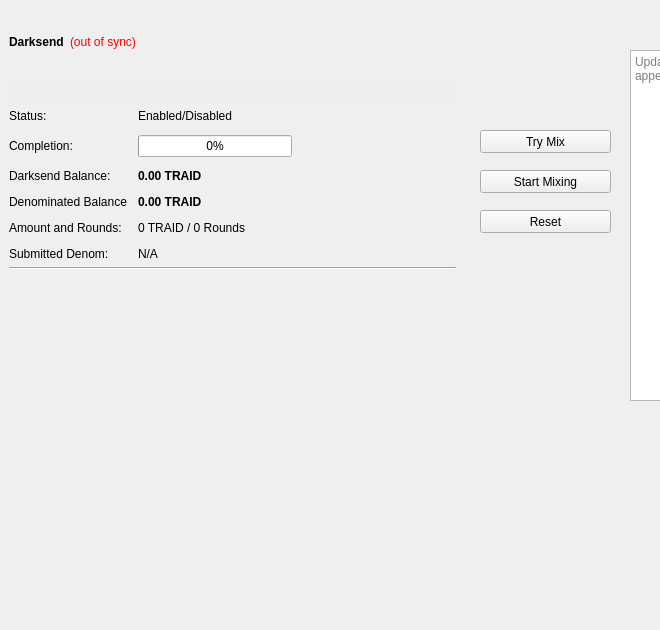
<?xml version="1.0" encoding="UTF-8"?>
<ui version="4.0">
 <class>DarksendPage</class>
 <widget class="QWidget" name="DarksendPage">
  <property name="geometry">
   <rect>
    <x>0</x>
    <y>0</y>
    <width>660</width>
    <height>630</height>
   </rect>
  </property>
  <property name="sizePolicy">
   <sizepolicy hsizetype="Minimum" vsizetype="Minimum">
    <horstretch>0</horstretch>
    <verstretch>0</verstretch>
   </sizepolicy>
  </property>
  <property name="minimumSize">
   <size>
    <width>660</width>
    <height>630</height>
   </size>
  </property>
  <property name="windowTitle">
   <string>Form</string>
  </property>
  <widget class="QFrame" name="frameDarksend">
   <property name="geometry">
    <rect>
     <x>0</x>
     <y>0</y>
     <width>465</width>
     <height>350</height>
    </rect>
   </property>
   <property name="sizePolicy">
    <sizepolicy hsizetype="Expanding" vsizetype="Expanding">
     <horstretch>0</horstretch>
     <verstretch>0</verstretch>
    </sizepolicy>
   </property>
   <property name="minimumSize">
    <size>
     <width>0</width>
     <height>350</height>
    </size>
   </property>
   <property name="layoutDirection">
    <enum>Qt::LeftToRight</enum>
   </property>
   <property name="frameShape">
    <enum>QFrame::NoFrame</enum>
   </property>
   <property name="frameShadow">
    <enum>QFrame::Raised</enum>
   </property>
   <layout class="QVBoxLayout" name="verticalLayout_5">
    <item>
     <layout class="QHBoxLayout" name="horizontalLayout_5">
      <item>
       <widget class="QLabel" name="label_2">
        <property name="font">
         <font>
          <weight>75</weight>
          <bold>true</bold>
         </font>
        </property>
        <property name="text">
         <string>Darksend</string>
        </property>
       </widget>
      </item>
      <item>
       <widget class="QLabel" name="labelDarksendSyncStatus">
        <property name="toolTip">
         <string>The displayed information may be out of date. Your wallet automatically synchronizes with the Traid network after a connection is established, but this process has not completed yet.</string>
        </property>
        <property name="styleSheet">
         <string notr="true">QLabel { color: red; }</string>
        </property>
        <property name="text">
         <string notr="true">(out of sync)</string>
        </property>
        <property name="alignment">
         <set>Qt::AlignLeading|Qt::AlignLeft|Qt::AlignVCenter</set>
        </property>
       </widget>
      </item>
      <item>
       <spacer name="horizontalSpacer_4">
        <property name="orientation">
         <enum>Qt::Horizontal</enum>
        </property>
        <property name="sizeHint" stdset="0">
         <size>
          <width>40</width>
          <height>20</height>
         </size>
        </property>
       </spacer>
      </item>
     </layout>
    </item>
    <item>
     <widget class="QPushButton" name="runAutoDenom">
      <property name="palette">
       <palette>
        <active>
         <colorrole role="WindowText">
          <brush brushstyle="SolidPattern">
           <color alpha="255">
            <red>0</red>
            <green>0</green>
            <blue>0</blue>
           </color>
          </brush>
         </colorrole>
         <colorrole role="Button">
          <brush brushstyle="SolidPattern">
           <color alpha="255">
            <red>239</red>
            <green>238</green>
            <blue>238</blue>
           </color>
          </brush>
         </colorrole>
         <colorrole role="Light">
          <brush brushstyle="SolidPattern">
           <color alpha="255">
            <red>255</red>
            <green>255</green>
            <blue>255</blue>
           </color>
          </brush>
         </colorrole>
         <colorrole role="Midlight">
          <brush brushstyle="SolidPattern">
           <color alpha="255">
            <red>247</red>
            <green>246</green>
            <blue>246</blue>
           </color>
          </brush>
         </colorrole>
         <colorrole role="Dark">
          <brush brushstyle="SolidPattern">
           <color alpha="255">
            <red>119</red>
            <green>119</green>
            <blue>119</blue>
           </color>
          </brush>
         </colorrole>
         <colorrole role="Mid">
          <brush brushstyle="SolidPattern">
           <color alpha="255">
            <red>159</red>
            <green>159</green>
            <blue>159</blue>
           </color>
          </brush>
         </colorrole>
         <colorrole role="Text">
          <brush brushstyle="SolidPattern">
           <color alpha="255">
            <red>0</red>
            <green>0</green>
            <blue>0</blue>
           </color>
          </brush>
         </colorrole>
         <colorrole role="BrightText">
          <brush brushstyle="SolidPattern">
           <color alpha="255">
            <red>255</red>
            <green>255</green>
            <blue>255</blue>
           </color>
          </brush>
         </colorrole>
         <colorrole role="ButtonText">
          <brush brushstyle="SolidPattern">
           <color alpha="255">
            <red>0</red>
            <green>0</green>
            <blue>0</blue>
           </color>
          </brush>
         </colorrole>
         <colorrole role="Base">
          <brush brushstyle="SolidPattern">
           <color alpha="255">
            <red>255</red>
            <green>255</green>
            <blue>255</blue>
           </color>
          </brush>
         </colorrole>
         <colorrole role="Window">
          <brush brushstyle="SolidPattern">
           <color alpha="255">
            <red>239</red>
            <green>238</green>
            <blue>238</blue>
           </color>
          </brush>
         </colorrole>
         <colorrole role="Shadow">
          <brush brushstyle="SolidPattern">
           <color alpha="255">
            <red>0</red>
            <green>0</green>
            <blue>0</blue>
           </color>
          </brush>
         </colorrole>
         <colorrole role="AlternateBase">
          <brush brushstyle="SolidPattern">
           <color alpha="255">
            <red>247</red>
            <green>246</green>
            <blue>246</blue>
           </color>
          </brush>
         </colorrole>
         <colorrole role="ToolTipBase">
          <brush brushstyle="SolidPattern">
           <color alpha="255">
            <red>255</red>
            <green>255</green>
            <blue>220</blue>
           </color>
          </brush>
         </colorrole>
         <colorrole role="ToolTipText">
          <brush brushstyle="SolidPattern">
           <color alpha="255">
            <red>0</red>
            <green>0</green>
            <blue>0</blue>
           </color>
          </brush>
         </colorrole>
        </active>
        <inactive>
         <colorrole role="WindowText">
          <brush brushstyle="SolidPattern">
           <color alpha="255">
            <red>0</red>
            <green>0</green>
            <blue>0</blue>
           </color>
          </brush>
         </colorrole>
         <colorrole role="Button">
          <brush brushstyle="SolidPattern">
           <color alpha="255">
            <red>239</red>
            <green>238</green>
            <blue>238</blue>
           </color>
          </brush>
         </colorrole>
         <colorrole role="Light">
          <brush brushstyle="SolidPattern">
           <color alpha="255">
            <red>255</red>
            <green>255</green>
            <blue>255</blue>
           </color>
          </brush>
         </colorrole>
         <colorrole role="Midlight">
          <brush brushstyle="SolidPattern">
           <color alpha="255">
            <red>247</red>
            <green>246</green>
            <blue>246</blue>
           </color>
          </brush>
         </colorrole>
         <colorrole role="Dark">
          <brush brushstyle="SolidPattern">
           <color alpha="255">
            <red>119</red>
            <green>119</green>
            <blue>119</blue>
           </color>
          </brush>
         </colorrole>
         <colorrole role="Mid">
          <brush brushstyle="SolidPattern">
           <color alpha="255">
            <red>159</red>
            <green>159</green>
            <blue>159</blue>
           </color>
          </brush>
         </colorrole>
         <colorrole role="Text">
          <brush brushstyle="SolidPattern">
           <color alpha="255">
            <red>0</red>
            <green>0</green>
            <blue>0</blue>
           </color>
          </brush>
         </colorrole>
         <colorrole role="BrightText">
          <brush brushstyle="SolidPattern">
           <color alpha="255">
            <red>255</red>
            <green>255</green>
            <blue>255</blue>
           </color>
          </brush>
         </colorrole>
         <colorrole role="ButtonText">
          <brush brushstyle="SolidPattern">
           <color alpha="255">
            <red>0</red>
            <green>0</green>
            <blue>0</blue>
           </color>
          </brush>
         </colorrole>
         <colorrole role="Base">
          <brush brushstyle="SolidPattern">
           <color alpha="255">
            <red>255</red>
            <green>255</green>
            <blue>255</blue>
           </color>
          </brush>
         </colorrole>
         <colorrole role="Window">
          <brush brushstyle="SolidPattern">
           <color alpha="255">
            <red>239</red>
            <green>238</green>
            <blue>238</blue>
           </color>
          </brush>
         </colorrole>
         <colorrole role="Shadow">
          <brush brushstyle="SolidPattern">
           <color alpha="255">
            <red>0</red>
            <green>0</green>
            <blue>0</blue>
           </color>
          </brush>
         </colorrole>
         <colorrole role="AlternateBase">
          <brush brushstyle="SolidPattern">
           <color alpha="255">
            <red>247</red>
            <green>246</green>
            <blue>246</blue>
           </color>
          </brush>
         </colorrole>
         <colorrole role="ToolTipBase">
          <brush brushstyle="SolidPattern">
           <color alpha="255">
            <red>255</red>
            <green>255</green>
            <blue>220</blue>
           </color>
          </brush>
         </colorrole>
         <colorrole role="ToolTipText">
          <brush brushstyle="SolidPattern">
           <color alpha="255">
            <red>0</red>
            <green>0</green>
            <blue>0</blue>
           </color>
          </brush>
         </colorrole>
        </inactive>
        <disabled>
         <colorrole role="WindowText">
          <brush brushstyle="SolidPattern">
           <color alpha="255">
            <red>119</red>
            <green>119</green>
            <blue>119</blue>
           </color>
          </brush>
         </colorrole>
         <colorrole role="Button">
          <brush brushstyle="SolidPattern">
           <color alpha="255">
            <red>239</red>
            <green>238</green>
            <blue>238</blue>
           </color>
          </brush>
         </colorrole>
         <colorrole role="Light">
          <brush brushstyle="SolidPattern">
           <color alpha="255">
            <red>255</red>
            <green>255</green>
            <blue>255</blue>
           </color>
          </brush>
         </colorrole>
         <colorrole role="Midlight">
          <brush brushstyle="SolidPattern">
           <color alpha="255">
            <red>247</red>
            <green>246</green>
            <blue>246</blue>
           </color>
          </brush>
         </colorrole>
         <colorrole role="Dark">
          <brush brushstyle="SolidPattern">
           <color alpha="255">
            <red>119</red>
            <green>119</green>
            <blue>119</blue>
           </color>
          </brush>
         </colorrole>
         <colorrole role="Mid">
          <brush brushstyle="SolidPattern">
           <color alpha="255">
            <red>159</red>
            <green>159</green>
            <blue>159</blue>
           </color>
          </brush>
         </colorrole>
         <colorrole role="Text">
          <brush brushstyle="SolidPattern">
           <color alpha="255">
            <red>119</red>
            <green>119</green>
            <blue>119</blue>
           </color>
          </brush>
         </colorrole>
         <colorrole role="BrightText">
          <brush brushstyle="SolidPattern">
           <color alpha="255">
            <red>255</red>
            <green>255</green>
            <blue>255</blue>
           </color>
          </brush>
         </colorrole>
         <colorrole role="ButtonText">
          <brush brushstyle="SolidPattern">
           <color alpha="255">
            <red>119</red>
            <green>119</green>
            <blue>119</blue>
           </color>
          </brush>
         </colorrole>
         <colorrole role="Base">
          <brush brushstyle="SolidPattern">
           <color alpha="255">
            <red>239</red>
            <green>238</green>
            <blue>238</blue>
           </color>
          </brush>
         </colorrole>
         <colorrole role="Window">
          <brush brushstyle="SolidPattern">
           <color alpha="255">
            <red>239</red>
            <green>238</green>
            <blue>238</blue>
           </color>
          </brush>
         </colorrole>
         <colorrole role="Shadow">
          <brush brushstyle="SolidPattern">
           <color alpha="255">
            <red>0</red>
            <green>0</green>
            <blue>0</blue>
           </color>
          </brush>
         </colorrole>
         <colorrole role="AlternateBase">
          <brush brushstyle="SolidPattern">
           <color alpha="255">
            <red>239</red>
            <green>238</green>
            <blue>238</blue>
           </color>
          </brush>
         </colorrole>
         <colorrole role="ToolTipBase">
          <brush brushstyle="SolidPattern">
           <color alpha="255">
            <red>255</red>
            <green>255</green>
            <blue>220</blue>
           </color>
          </brush>
         </colorrole>
         <colorrole role="ToolTipText">
          <brush brushstyle="SolidPattern">
           <color alpha="255">
            <red>0</red>
            <green>0</green>
            <blue>0</blue>
           </color>
          </brush>
         </colorrole>
        </disabled>
       </palette>
      </property>
      <property name="focusPolicy">
       <enum>Qt::NoFocus</enum>
      </property>
      <property name="autoFillBackground">
       <bool>true</bool>
      </property>
      <property name="text">
       <string/>
      </property>
      <property name="flat">
       <bool>true</bool>
      </property>
     </widget>
    </item>
    <item>
     <layout class="QFormLayout" name="formLayout">
      <property name="fieldGrowthPolicy">
       <enum>QFormLayout::AllNonFixedFieldsGrow</enum>
      </property>
      <property name="horizontalSpacing">
       <number>11</number>
      </property>
      <property name="verticalSpacing">
       <number>12</number>
      </property>
      <item row="0" column="0">
       <widget class="QLabel" name="label_6">
        <property name="text">
         <string>Status:</string>
        </property>
       </widget>
      </item>
      <item row="0" column="1">
       <widget class="QLabel" name="darksendEnabled">
        <property name="text">
         <string>Enabled/Disabled</string>
        </property>
       </widget>
      </item>
      <item row="1" column="0">
       <widget class="QLabel" name="label_7">
        <property name="text">
         <string>Completion:</string>
        </property>
       </widget>
      </item>
      <item row="1" column="1">
       <widget class="QProgressBar" name="darksendProgress">
        <property name="maximumSize">
         <size>
          <width>154</width>
          <height>16777215</height>
         </size>
        </property>
        <property name="value">
         <number>0</number>
        </property>
       </widget>
      </item>
      <item row="4" column="0">
       <widget class="QLabel" name="denominatedBalanceLabel">
        <property name="text">
         <string>Denominated Balance</string>
        </property>
       </widget>
      </item>
      <item row="4" column="1">
       <widget class="QLabel" name="denominatedBalanceValue">
        <property name="font">
         <font>
          <weight>75</weight>
          <bold>true</bold>
         </font>
        </property>
        <property name="text">
         <string>0.00 TRAID</string>
        </property>
       </widget>
      </item>
      <item row="5" column="0">
       <widget class="QLabel" name="label_8">
        <property name="text">
         <string>Amount and Rounds:</string>
        </property>
       </widget>
      </item>
      <item row="5" column="1">
       <widget class="QLabel" name="labelAmountRounds">
        <property name="text">
         <string>0 TRAID / 0 Rounds</string>
        </property>
       </widget>
      </item>
      <item row="6" column="0">
       <widget class="QLabel" name="label_9">
        <property name="text">
         <string>Submitted Denom:</string>
        </property>
       </widget>
      </item>
      <item row="6" column="1">
       <widget class="QLabel" name="labelSubmittedDenom">
        <property name="toolTip">
         <string>The denominations you submitted to the Masternode.&lt;br&gt;To mix, other users must submit the exact same denominations.</string>
        </property>
        <property name="text">
         <string>N/A</string>
        </property>
       </widget>
      </item>
      <item row="3" column="0">
       <widget class="QLabel" name="labelAnonymizedText">
        <property name="text">
         <string>Darksend Balance:</string>
        </property>
       </widget>
      </item>
      <item row="3" column="1">
       <widget class="QLabel" name="labelAnonymized">
        <property name="font">
         <font>
          <weight>75</weight>
          <bold>true</bold>
         </font>
        </property>
        <property name="text">
         <string notr="true">0.00 TRAID</string>
        </property>
       </widget>
      </item>
     </layout>
    </item>
    <item>
     <widget class="Line" name="lineLastMessage">
      <property name="orientation">
       <enum>Qt::Horizontal</enum>
      </property>
     </widget>
    </item>
    <item>
     <widget class="QLabel" name="darksendStatus">
      <property name="minimumSize">
       <size>
        <width>288</width>
        <height>43</height>
       </size>
      </property>
      <property name="text">
       <string/>
      </property>
      <property name="alignment">
       <set>Qt::AlignLeading|Qt::AlignLeft|Qt::AlignTop</set>
      </property>
      <property name="wordWrap">
       <bool>true</bool>
      </property>
     </widget>
    </item>
   </layout>
  </widget>
  <widget class="QPushButton" name="darksendAuto">
   <property name="geometry">
    <rect>
     <x>480</x>
     <y>130</y>
     <width>131</width>
     <height>23</height>
    </rect>
   </property>
   <property name="sizePolicy">
    <sizepolicy hsizetype="MinimumExpanding" vsizetype="Fixed">
     <horstretch>0</horstretch>
     <verstretch>0</verstretch>
    </sizepolicy>
   </property>
   <property name="toolTip">
    <string>Try to manually submit a Darksend request.</string>
   </property>
   <property name="text">
    <string>Try Mix</string>
   </property>
  </widget>
  <widget class="QPushButton" name="toggleDarksend">
   <property name="geometry">
    <rect>
     <x>480</x>
     <y>170</y>
     <width>131</width>
     <height>23</height>
    </rect>
   </property>
   <property name="sizePolicy">
    <sizepolicy hsizetype="MinimumExpanding" vsizetype="Fixed">
     <horstretch>0</horstretch>
     <verstretch>0</verstretch>
    </sizepolicy>
   </property>
   <property name="text">
    <string>Start Mixing</string>
   </property>
  </widget>
  <widget class="QPushButton" name="darksendReset">
   <property name="geometry">
    <rect>
     <x>480</x>
     <y>210</y>
     <width>131</width>
     <height>23</height>
    </rect>
   </property>
   <property name="sizePolicy">
    <sizepolicy hsizetype="MinimumExpanding" vsizetype="Fixed">
     <horstretch>0</horstretch>
     <verstretch>0</verstretch>
    </sizepolicy>
   </property>
   <property name="toolTip">
    <string>Reset the current status of Darksend (can interrupt Darksend if it's in the process of Mixing, which can cost you money!)</string>
   </property>
   <property name="autoFillBackground">
    <bool>false</bool>
   </property>
   <property name="text">
    <string>Reset</string>
   </property>
  </widget>
  <widget class="QLabel" name="darksendMessageLog">
   <property name="geometry">
    <rect>
     <x>710</x>
     <y>10</y>
     <width>121</width>
     <height>20</height>
    </rect>
   </property>
   <property name="font">
    <font>
     <pointsize>12</pointsize>
     <weight>75</weight>
     <bold>true</bold>
    </font>
   </property>
   <property name="text">
    <string>Message Log</string>
   </property>
  </widget>
  <widget class="QTextEdit" name="messageLog">
   <property name="geometry">
    <rect>
     <x>630</x>
     <y>50</y>
     <width>281</width>
     <height>351</height>
    </rect>
   </property>
   <property name="undoRedoEnabled">
    <bool>false</bool>
   </property>
   <property name="readOnly">
    <bool>true</bool>
   </property>
   <property name="placeholderText">
    <string>Updates for the current Darksend session will appear here.</string>
   </property>
  </widget>
 </widget>
 <resources/>
 <connections/>
</ui>
